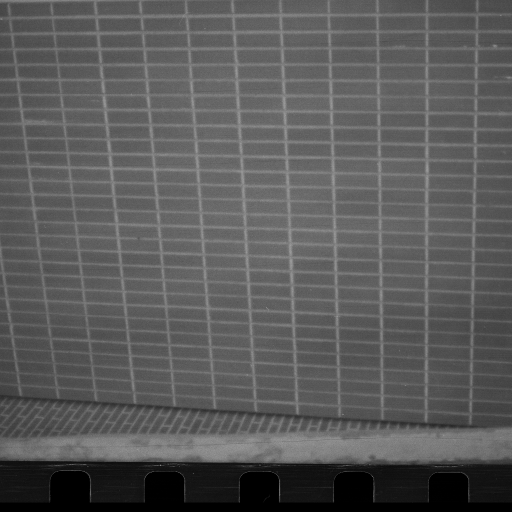
%> input picture brick_wall.tiff, 1024 x 1024 px (shown at 1/2 size)
$ octave --eval "figure_brick_wall;"   (GNU Octave 9; MATLAB toolbox functions it lacks are replaced by stand-ins)
%> lines starting %> are read from the running program, lines starting %| are printed output that depends on the picture
### mpsnr.m
function p = mpsnr(x,y)
% Input:
%       x           Input image
%       y           Reference image
%
% Output:
%       p           SNR value
x = double(x);
y = double(y);
p = mean((x(:)-y(:)).^2);
m1 = max( abs(x(:)) );
m2 = max( abs(y(:)) );
vmax = max(m1,m2);
p = 10*log10(vmax^2/p);

### cadmimpulsiveframe.m

function [sol,out,spsnr,relerr] = cadmimpulsiveframe(A,y,opts,delta,framekd,Nlev,x_true,thtype)
%%%%%%%%%%%%%%%%%%%%%%%%%%%%%%%%%%%%%%%%%%%%%%%%%%%%%%%%%%%%%%%%%%%%%%%%%%
% Min_{x,z,w} J^k_{lammada,rho1,rho2}(x,z,w)
% Input:
%        y     the noise observation
%    delta     noise level
%    eigsA     eigen value of A
%¡¡¡¡   Aty¡¡   A'*y
%       CL     eigen value of AtA*rho1 + LtL*rho2
%  maxiter1     max number of iteration
%  maxiter2     K_max
%   x_true     true solution just need for psnr and snr
%   alpha      the parameter in f
%   beta       the parameter in g
% Output:
%     sol     solution of NNADM++
%    iter     number of iteration used in  NNADM++
%   spsnr     psnr histery
%  relerr     relative error histery
%%%%%%%%%%%%%%%%%%%%%%%%%%%%%%%%%%%%%%%%%%%%%%%%%%%%%%%%%%%%%%%%%%%%%%%%%%
% ========================================================================
% Copyright (c), May, 2017
% Zhuo-Xu Cui  Dept. Math.,Whuhan Univiversity
% zhuoxucui@whu.edu.cn
% ========================================================================
% initialization for the main loop
[n1,n2] = size(y);
if framekd == 0
    COFF=[0 1;1 1];
elseif framekd == 1
    COFF = [0 1 1;1 1 1;1 1 1];
else
    COFF = [1 1 1 1 1;1 1 1 1 1;1 1 1 1 1;1 1 1 1 1;1 1 1 1 1];
end
FrameD = @(U) FraDecML(U,framekd,Nlev); % define multilevel decompositon operator
FrameS = @(U) FraRecML(U,framekd,Nlev); % define multilevel sythesis  operator

if nargin < 5; opts = []; end
rho1 = opts.rho1; rho2 = opts.rho2; beta = opts.beta; alpha = opts.alpha;
eta = opts.eta; lammada=opts.lammada; gamma = opts.gamma;
maxiter2=opts.maxiter2;
maxiter1=opts.maxiter1;
tt = opts.tt;

sizeb = size(y);
eigsA = psf2otf(A,sizeb);
Aty = real(ifft2(conj(eigsA) .* fft2(y)));
eigsLtL = 1;
eigsAtA = abs(eigsA).^2;
x = real(ifft2(conj(eigsA) .* fft2(y)));
w = zeros(sizeb);
z = FrameD(x);
spsnr = [];       %  the vactor for store the psnr history
relerr = [];
%% Main loop
iter = 1; % to count the seps used in the main loop
iter1 = 1;
iter3=0;
ep = opts.ep;
for iter1=1:maxiter1
     CL = eta+rho1*eigsAtA + rho2*eigsLtL;
   for iter=1:maxiter2
% ====================================================================================================
    % ==================
    %     x-subprolem
    % ==================
    Atw = real(ifft2(conj(eigsA) .* fft2(w)));
    gradphi2 = phiprim( real( ifft2(eigsA .* fft2(x)) )-y,beta,ep);%grad g_1
    temp = FrameD(x);
    normlx = coefnorm( temp,Nlev,COFF,n1,n2);% ||Lx||_2
    phitemp = phiprim(normlx,alpha,ep);
    right = rho1*(Aty+Atw)+rho2*FrameS(z)+1/eta*x-real(ifft2(conj(eigsA) .* fft2(gradphi2)))-lammada*phitemp.*FrameS(temp);
    x = fft2(right)./(CL);
    x = real(ifft2(x));
    psnrX = mpsnr(x,x_true);
    spsnr = [spsnr;psnrX];
    lx = FrameD(x);

    % ==================
    %    z-subprolem
    % ==================

    if thtype  == 1
      z = istropshrink(lx,COFF,Nlev,lammada*alpha/rho2,rho2);
    else
      z = anistropicshrink(lx,lammada*alpha/rho2,rho2);
    end

    % ====================
    %     w-subprolem
    % ====================
    Axy = real( ifft2(eigsA .* fft2(x)) ) - y;
    V1 =  Axy.^2;
    V1 = sqrt(V1);
    barV1 =  V1;
    barV1(V1==0) = 1;
    V1 = max(V1 - beta/rho1, 0)./barV1;
    w = Axy.*V1;
% ====================================================================================================
    relerr1 = norm(x-x_true,'fro')/norm(x_true,'fro');
    relerr = [relerr;relerr1];

    % ==================================================
    %     modified Morozov's discrepancy principle
    % ==================================================
    residual = norm(Axy(:),1);
       if  residual <=  tt*delta
          break;
       end
  end
     iter3 = iter3+iter;
    % =============================
    %     continuation technique
    % =============================
    rho1 = rho1/gamma;
    rho2 = rho2/gamma;
    lammada = lammada*gamma;
    beta = beta/gamma;
    alpha = alpha/gamma;
end
sol=x;
out = [];
out.iter3 = iter3;
out.iter1 = iter1;
out.rho1 = rho1;
out.rho2 = rho2;
out.lammada = lammada;
out.beta = beta;
function y = phiprim(x, alpha_ep, ep)
         y = -ep*alpha_ep^2*(2+ep*alpha_ep*abs(x)) .*x ./ ((1+ep*alpha_ep*abs(x)).^2);
end

% [70 lines left out: functions coefnorm, anistropicshrink, istropshrink, not called in this run]
end

### FraDecML.m
function  coefDec = FraDecML(U,framekd,NLev)
    [D,R] = GenerateFrameletFilter(framekd); % to get  the tight frame filters.
    coefDec = FraDecMultiLevel(U,D,NLev);
end

function [D,R] = GenerateFrameletFilter(frame)
% function [D,R]=GenerateFrameletFilter(frame)
% This function generate the Decomposition and Reconstruction
% (D and R respectively) coefficients of the framelet filters
% The available filters are:
% frame=0 : Haar wavelet
% frame=1 : Piecewise Linear Framelet
% frame=3 : Piecewise Cubic Framelet

if frame == 0          %Haar Wavelet
    D{1} = [0 1 1]/2;
    D{2} = [0 1 -1]/2;
    D{3} = 'cc';
    R{1} = [1 1 0]/2;
    R{2} = [-1 1 0]/2;
    R{3} = 'cc';
elseif frame == 1      %Piecewise Linear Framelet
    D{1} = [1 2 1]/4;
    D{2} = [1 0 -1]/4*sqrt(2);
    D{3} = [-1 2 -1]/4;
    D{4} = 'ccc';
    R{1} = [1 2 1]/4;
    R{2} = [-1 0 1]/4*sqrt(2);
    R{3} = [-1 2 -1]/4;
    R{4} = 'ccc';
elseif frame == 3      %Piecewise Cubic Framelet
    D{1} = [1 4 6 4 1]/16;
    D{2} = [1 2 0 -2 -1]/8;
    D{3} = [-1 0 2 0 -1]/16*sqrt(6);
    D{4} = [-1 2 0 -2 1]/8;
    D{5} = [1 -4 6 -4 1]/16;
    D{6} = 'ccccc';
    R{1} = [1 4 6 4 1]/16;
    R{2} = [-1 -2 0 2 1]/8;
    R{3} = [-1 0 2 0 -1]/16*sqrt(6);
    R{4} = [1 -2 0 2 -1]/8;
    R{5} = [1 -4 6 -4 1]/16;
    R{6}='ccccc';
end
end


function Dec = FraDecMultiLevel(A,D,L)
% function Dec=FraDecMultiLevel(A,D,L)
% This function implement framelet decomposition up to level L.
% A ==== the data to be decomposed, which are in a square matrix.
% D ==== is the decomposition filter in 1D. In 2D, it is generated by tensor
% product. The filter D must be symmetric or anti-symmetric, which
% are indicated by 's' and 'a' respectively in the last cell of D.
% L ==== is the level of the decomposition.
% Dec ==== is the framlet coefficient which are in a cell.

nD = length(D);
kDec = A;
for k = 1:L
    Dec{k} = FraDec(kDec,D,k);
    kDec = Dec{k}{1,1};
end
end

function Dec = FraDec(A,D,L)
% function Dec=FraDec(A,D,L)
% This function implement framelet decomposition.
% A ==== the data to be decomposed, which are in a square matrix.
% D ==== is the decomposition filter in 1D. In 2D, it is generated by tensor
% product. The filter D must be symmetric or anti-symmetric, which
% are indicated by 's' and 'a' respectively in the last cell of D.
% L ==== is the level of the decomposition.
% Dec ==== is the framlet coefficient which are in a cell.

nD = length(D);
SorAS = D{nD};

for i = 1:nD-1
    M1 = D{i};
    tempi = ConvSymAsym(A,M1,SorAS(i),L);
    for j = 1:nD-1
        M2 = D{j};
        tempj = ConvSymAsym(tempi',M2,SorAS(j),L);
        Dec{i,j} = tempj';
    end
end
end

% [29 lines left out: function ConvSymAsym, not called in this run]

### figure_brick_wall.m
function figure_brick_wall
% ========================================================================
% Copyright (c), May, 2017
% Zhuo-Xu Cui
% zhuoxucui@whu.edu.cn
% ========================================================================
clc
clear all;
close all;
addpath('solvers/');
addpath('solvers/coresolvers/');
addpath('solvers/utilities/');
path(path,genpath(pwd));
addpath(genpath(fileparts(mfilename('fullpath'))));
warning off
%%
downsampleFactor=4;
I = imread('brick_wall.tiff');
%> I is the input picture: size 1024x1024 uint8; min 0, max 211, mean 90
   if downsampleFactor>1
        I = imresize(I,1/downsampleFactor);
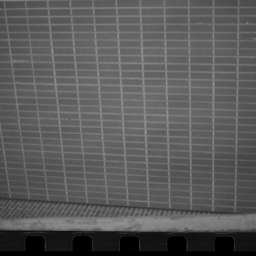
%> I: size 256x256 uint8; min 0, max 152, mean 90
   end
I = double(I);
%> I: size 256x256 double
x_true = I/max(max(I));
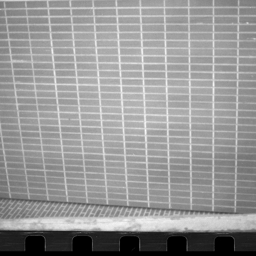
%> x_true: size 256x256 double; min 0, max 1, mean 0.592
framekd = 1;
Nlev = 1;
opts = [];
opts.ep = 1;
opts.rho1 = 1000;
opts.rho2 = 10;
opts.lammada = 0.02;
opts.alpha = 10;
opts.beta = 1;
opts.eta  = 1;
opts.tt = 1.001;
opts.gamma = 0.8;
 A = fspecial('gaussian',[20 20], 30);
%A = fspecial('motion',50,90);
%% add blur and noise
noisetype = 'saltpepper'; % 'saltpepper' or 'gaussian'
d_per     = 0.2;          % percentage of noise
randn('state',0)
y1 = imfilter(x_true,A,'circular','conv');
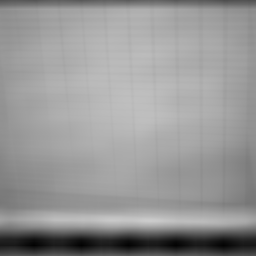
%> y1: size 256x256 double; min 0.00857, max 0.798, mean 0.592
if strcmp(noisetype,'saltpepper')
   y = imnoise(y1, 'salt & pepper',d_per);
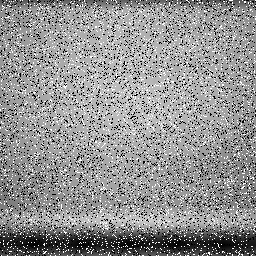
%> y: size 256x256 double; min 0, max 1, mean 0.574
end
noise = y1-y;
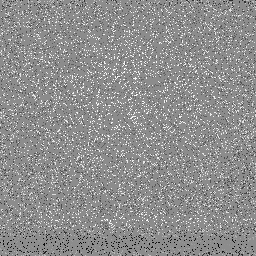
%> noise: size 256x256 double; min -0.981, max 0.798, mean 0.0188; drawn with min black and max white
delta = norm(noise(:),1) % the real noise level
%> delta = 6558.1
rate = delta/norm(y);
%> rate = 43.7
figure(1);
imshow(x_true);
title('Original','fontsize',40);
figure(2);
imshow(y);
title(sprintf('Observed, PSNR %4.2fdB',mpsnr(y,x_true)),'fontsize',40);
%> in mpsnr, `p = mean((x(:)-y(:)).^2);`: p = 0.066
%> in mpsnr, `m1 = max( abs(x(:)) );`: m1 = 1
%> in mpsnr, `p = 10*log10(vmax^2/p);`: p = 11.81
%% set parameter
opts.maxiter1 = 30;
opts.maxiter2 = 70;
thtype = 0;
%%  precompute the constant in the main loop
disp('--------------NNADM++ is running------------')
tic,
[sol,out,spsnr,relerr] = cadmimpulsiveframe(A,y,opts,delta,framekd,Nlev,x_true,thtype);
%> in cadmimpulsiveframe, `Aty = real(ifft2(conj(eigsA) .* fft2(y)));`:
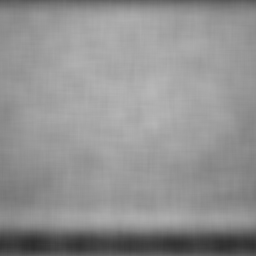
%> Aty: size 256x256 double; min 0.177, max 0.72, mean 0.574
%> in cadmimpulsiveframe, `z = FrameD(x);`: z = 1 item
t1 = toc
%%
relerror=norm(sol-x_true,'fro')/norm(x_true,'fro');
iter = length(spsnr)
%% Plot result
figure(3); imshow(sol);
title(sprintf('NNADM++, PSNR %4.2fdB, CPU %4.2fs',mpsnr(sol,x_true),t1),'fontsize',40);
fprintf('PSNR(y) %4.2fdB, PSNR(Recovered) %4.2fdB,',mpsnr(y,x_true),mpsnr(sol,x_true))
fprintf(' Iteration %d\n\n',iter)
figure(4)
semilogy(1:iter, spsnr,'k-','LineWidth', 2);
title('PSNR')
xlabel('iteration'); ylabel('PSNR');
%> (the run ends here)
